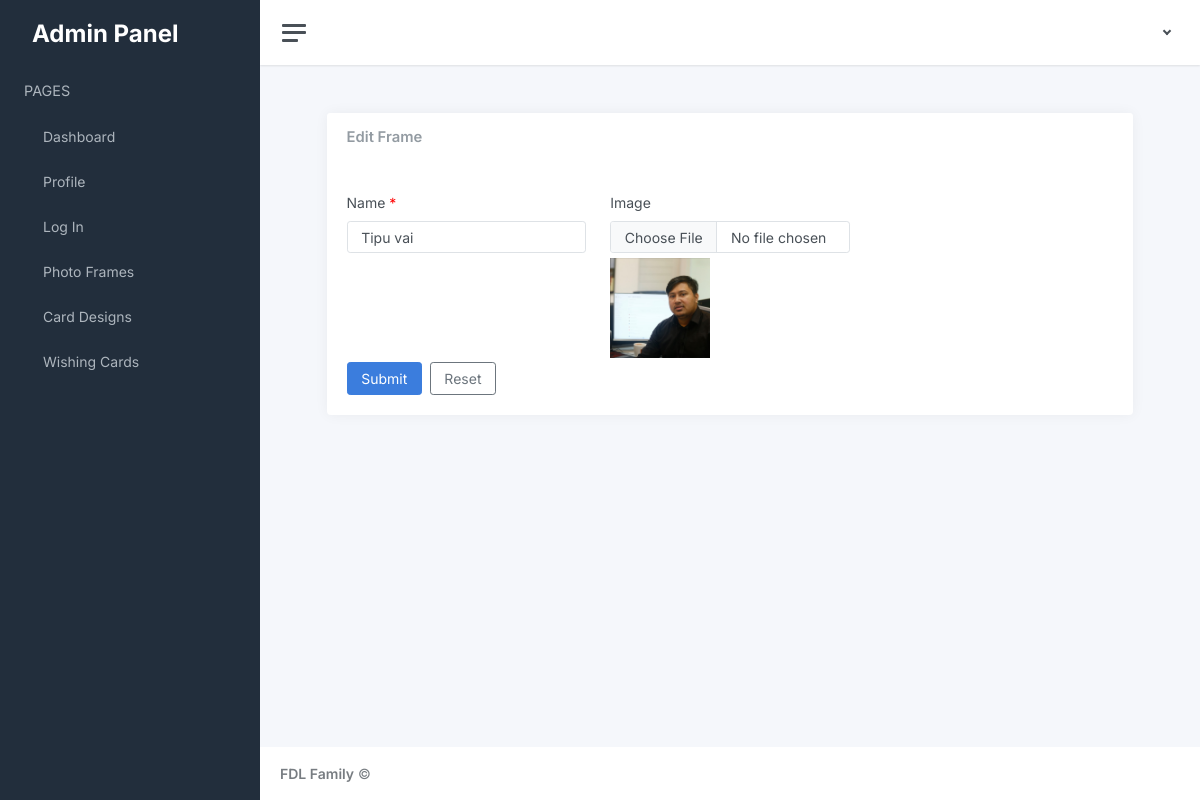
The app's page /edit_frame/15/ with its own data.
### PhotoUpload/models.py (models this page shows, shortened)
class PhotoFrame(models.Model):
    image = models.ImageField(upload_to='photo_frame_images')
    name = models.CharField(max_length=100)
    card_design = models.ForeignKey(CardDesign, on_delete=models.CASCADE)

### PhotoUpload/views.py (the view, shortened to what this page needs)
# urls.py: path('edit_frame/<int:frame_id>/', views.edit_frame, name='edit_frame'),
def edit_frame(request, frame_id):
    frame = get_object_or_404(PhotoFrame, pk=frame_id)
    return render(request, 'dist/edit_frame.html', {'frame': frame})

### PhotoUpload/templates/dist/edit_frame.html (shortened to what this page needs)
{% extends 'dist/index.html' %}
{% load static %}
{% block body %}
<main class="d-flex w-100 justify-content-center">
    <div class="content-wrapper container-xxl">
        <div class="content-body">
            <section class="app-user-list">
                <div class="card">
                    <div class="card-header">
                        <h4 class="card-title">Edit Frame</h4>
                    </div>
                    <div class="card-body">
                        <form class="form" method="POST" enctype="multipart/form-data">
                            <div class="row">
                                <div class="col-md-4 col-12">
                                    <div class="mb-1">
                                        <label class="form-label" for="name">Name <font color="red">*</font></label>
                                        <input type="text" id="name" class="form-control" placeholder="Name" name="name" value="{{ frame.name }}" required>
                                    </div>
                                </div>
                                <div class="col-md-4 col-12">
                                    <div class="mb-1">
                                        <label class="form-label" for="image">Image</label>
                                        <input type="file" class="form-control" name="image" id="image">
                                        <img src="{{ frame.image.url }}" alt="{{ frame.name }}" style="max-width: 100px; max-height: 100px; margin-top: 5px;">
                                    </div>
                                </div>
                                <div class="col-12">
                                    <button type="submit" class="btn btn-primary me-1 waves-effect waves-float waves-light">Submit</button>
                                    <button type="reset" class="btn btn-outline-secondary waves-effect">Reset</button>
                                </div>
                            </div>
                        </form>
                    </div>
                </div>
            </section>
        </div>
    </div>
</main>
{% endblock  %}

### PhotoUpload/templates/dist/index.html (style rules this page uses)
body { font-family: 'Inter', sans-serif; }

### records on screen
PhotoFrame: name "Tipu vai", image (picture)
